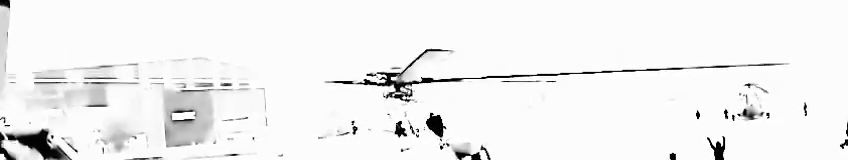
#> input picture frame 136 of CODE/Videos/gray_video.mp4, 848 x 160 px
$ python 'all corner points.py'
#> lines starting #> are read from the running program, lines starting #| are printed output that depends on the picture; after the words box and inside, x2 and y2 are one past the last pixel; in counts of white or black regions, pixels touching at a corner belong together
# Parameters of cv2.goodFeaturesToTrack()
# -----------------------------------------
# gray image - image should be a grayscale image
#  maxc - number of corners you want to find.
#  Q - minimum quality of corner below which everyone is rejected
#  maxD -  provide the minimum Euclidean distance between corners detected.


import cv2
import numpy as np
import csv

# Replace 'input_video.mp4' with the path to your video file
video_path = "D:/BTP/CODE/Videos/gray_video.mp4"
cap = cv2.VideoCapture(video_path)

def nothing(x):
    pass

cv2.namedWindow("Frame")
cv2.createTrackbar("quality", "Frame", 20, 100, nothing)  # Adjust initial quality value
cv2.createTrackbar("max_corners", "Frame", 100, 1000, nothing)  # Adjust max corners

# Open a CSV file for writing the corner coordinates
csv_file = open('corner_coordinates.csv', 'w', newline='')
csv_writer = csv.writer(csv_file)
csv_writer.writerow(['Frame', 'X', 'Y'])

frame_count = 0

while True:
    ret, frame = cap.read()
#> frame is the input picture: shape (160, 848, 3); min 0, max 255, mean 241.7
    if not ret:
        break

    gray = cv2.cvtColor(frame, cv2.COLOR_BGR2GRAY)

    quality = cv2.getTrackbarPos("quality", "Frame") / 100
    max_corners = cv2.getTrackbarPos("max_corners", "Frame")

    corners = cv2.goodFeaturesToTrack(gray, max_corners, quality, 10)  # Adjust minDistance
#> corners = 54 rows, first 8: [441, 148], [353, 121], [431, 113], [767, 113], [399, 136], [400, 122], [402, 150], [840, 145]

    if corners is not None:
        corners = np.int0(corners)

        for corner in corners:
            x, y = corner.ravel()
            cv2.circle(frame, (x, y), 3, (0, 0, 255), -1)

            # Write corner coordinates to CSV
            csv_writer.writerow([frame_count, x, y])
#> this loop made 54 passes
#> (x, y) on passes 1 to 12: (441, 148), (353, 121), (431, 113), (767, 113), (399, 136), (400, 122), (402, 150), (840, 145), (733, 115), (391, 78), (478, 153), (364, 80)
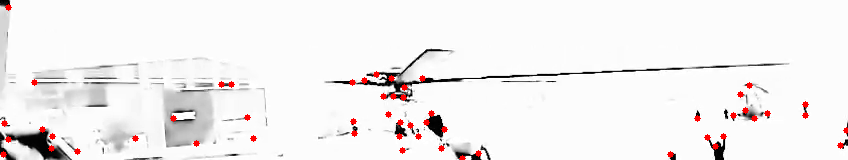
#> frame: shape (160, 848, 3); 1.15% of pixels changed, all inside (x1, y1, x2, y2) = (0, 4, 848, 160)

    cv2.imshow("Frame", frame)

    key = cv2.waitKey(0)
#> (key q is pressed here)
    if key == 27:
        break

    frame_count += 1

cap.release()
cv2.destroyAllWindows()

# Close the CSV file
csv_file.close()


# [204 lines of commented-out code are left out]

$ run again, starting later in the video
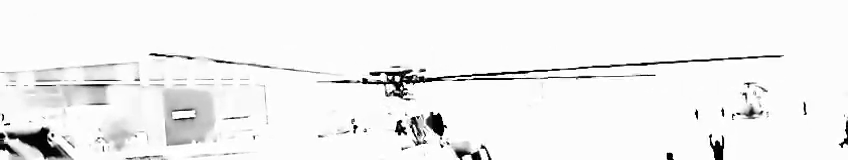
#> input picture frame 612 of CODE/Videos/gray_video.mp4, 848 x 160 px
#> frame is the input picture: shape (160, 848, 3); min 0, max 255, mean 240.9
#> corners = 58 rows, first 8: [399, 134], [370, 73], [733, 114], [403, 82], [442, 146], [401, 121], [438, 113], [445, 127]
#> the loop `for corner in corners:` made 58 passes
#> after the loop `for corner in corners:`:
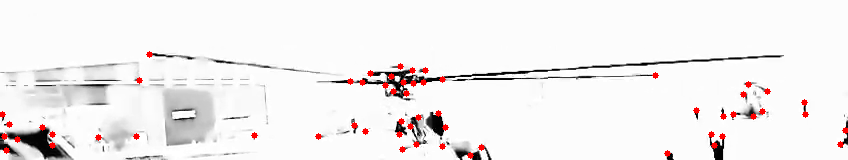
#> frame: shape (160, 848, 3); 1.24% of pixels changed, all inside (x1, y1, x2, y2) = (0, 51, 848, 159)

$ run again, starting later in the video
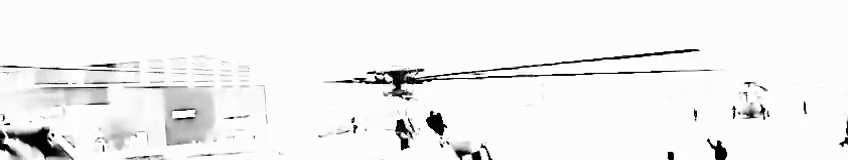
#> input picture frame 1088 of CODE/Videos/gray_video.mp4, 848 x 160 px
#> frame is the input picture: shape (160, 848, 3); min 0, max 255, mean 240.6
#> corners = 59 rows, first 8: [402, 149], [708, 139], [352, 122], [434, 113], [446, 127], [718, 141], [52, 134], [842, 146]
#> the loop `for corner in corners:` made 59 passes
#> after the loop `for corner in corners:`:
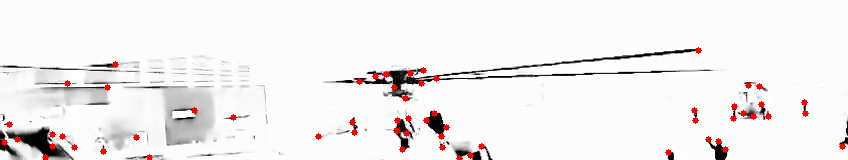
#> frame: shape (160, 848, 3); 1.26% of pixels changed, all inside (x1, y1, x2, y2) = (1, 47, 846, 160)
